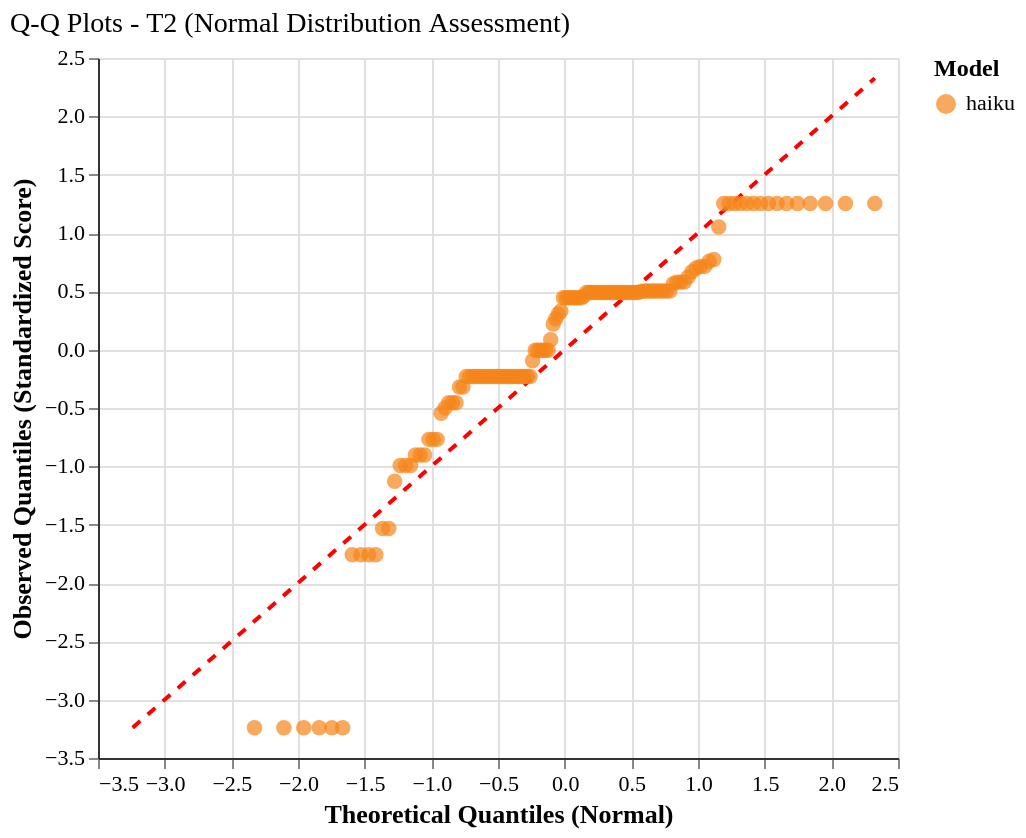

This figure's Vega-Lite source:
### Vega-Lite specification from a JSON file in a GitHub repository (floating-point values rounded to 4 significant figures; data arrays with more than 128 entries replaced by an {"elided": "..."} marker saying what was removed)
{"config": {"font": "serif", "axis": {"labelFontSize": 11, "titleFontSize": 13, "gridColor": "#e0e0e0", "domainColor": "#333333"}, "legend": {"labelFontSize": 11, "titleFontSize": 12}, "title": {"fontSize": 14, "anchor": "start", "fontWeight": "normal"}, "view": {"stroke": null, "continuousWidth": 400, "continuousHeight": 300, "strokeWidth": 0}, "mark": {"tooltip": true}}, "layer": [{"data": {"name": "data-3043876eded17929833f27d44ca10fba"}, "mark": {"type": "line", "color": "red", "strokeDash": [5, 5], "strokeWidth": 2}, "encoding": {"x": {"field": "theoretical_quantile", "type": "quantitative"}, "y": {"field": "observed_quantile", "type": "quantitative"}}}, {"data": {"name": "data-4bd40f74f2c34fb81b4cec4eb2b6bc9a"}, "mark": {"type": "circle", "opacity": 0.7, "size": 60}, "encoding": {"color": {"field": "agent_model", "scale": {"domain": ["haiku"], "range": ["#F58518"]}, "title": "Model", "type": "nominal"}, "tooltip": [{"field": "agent_model", "title": "Model", "type": "nominal"}, {"field": "tier", "title": "Tier", "type": "ordinal"}, {"field": "theoretical_quantile", "format": ".2f", "title": "Theoretical Q", "type": "quantitative"}, {"field": "observed_quantile", "format": ".2f", "title": "Observed Q", "type": "quantitative"}, {"field": "original_score", "format": ".3f", "title": "Original Score", "type": "quantitative"}], "x": {"field": "theoretical_quantile", "scale": {"zero": false}, "title": "Theoretical Quantiles (Normal)", "type": "quantitative"}, "y": {"field": "observed_quantile", "scale": {"zero": false}, "title": "Observed Quantiles (Standardized Score)", "type": "quantitative"}}}], "height": 350, "title": "Q-Q Plots - T2 (Normal Distribution Assessment)", "width": 400, "$schema": "https://vega.github.io/schema/vega-lite/v6.1.0.json", "datasets": {"data-3043876eded17929833f27d44ca10fba": [{"theoretical_quantile": -3.24, "observed_quantile": -3.24}, {"theoretical_quantile": 2.326, "observed_quantile": 2.326}], "data-4bd40f74f2c34fb81b4cec4eb2b6bc9a": {"elided": "130 records"}}}
